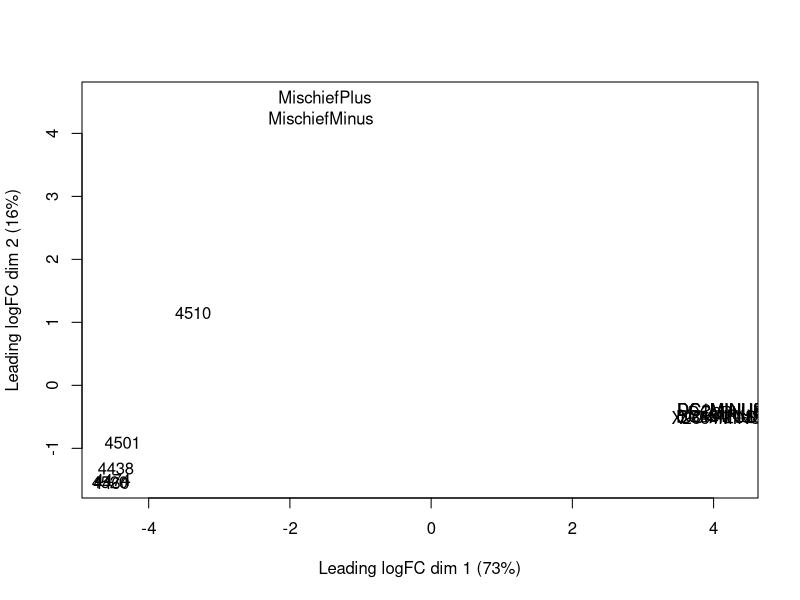
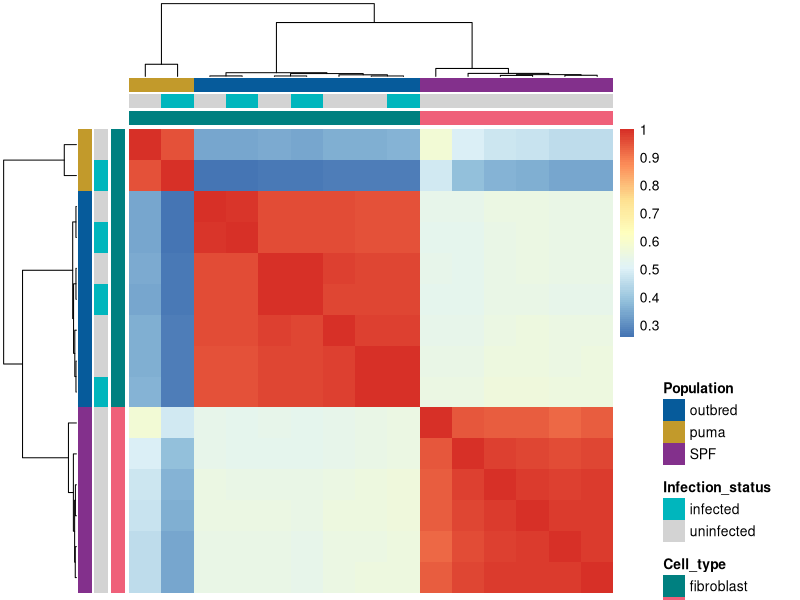
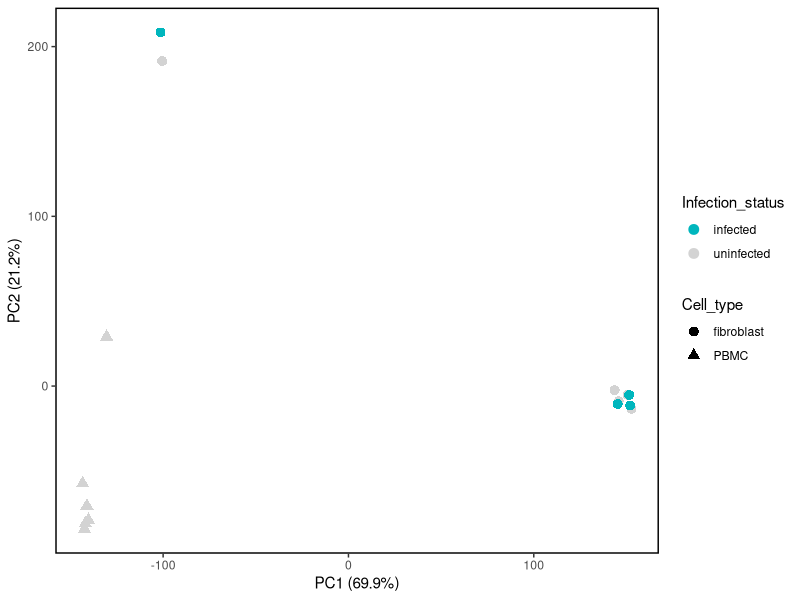

Generate these figures, in order, with R:
###

# This code is used to explore gene expression data and conduct expression tests in edgeR

# Dataset: endogenous/exogenous FeLV in vitro gene expression (fibroblasts infected and uninfected, PMBCs uninfected only)

#### This code will do the following ####
# 1. Generate a filtered and normalized DGElist of all sample data
# 2. Generate a logCPM counts matrix
# 3. Use logCPM counts matrix to generate sample correlation pheatmap
# 4. Use logCPM counts matrix to generate PCAs to test for batch effects and outliers
# 5. Subset counts and metadata dfs to only uninfected samples
# 6. Write raw counts and metadata files

# Preconditions: raw gene-level counts matrix (e.g. from STAR quantMode), metadata file with sample names that correspond to sample names in counts matrix

###

library(here)
library(tidyverse)
library(edgeR)
library(pheatmap)


#### 0. Get data ####
## counts
counts <- read_delim("genecounts_orthologs.txt", delim="\t") #genes as rows, samples as columns

## metadata
meta <- read_tsv("felv_metadata.tsv") %>% filter(id_inf != c("DC2Pool", "DC3Pool")) %>% filter(id_inf != "DC1PLUS") #remove samples that didn't sequence well
Cell_type=meta$cell_type
Infection_status=meta$status
Population=meta$population
cell_inf=paste(meta$cell_type, meta$status, sep="_")


#### 1. Create DGElist, filter by CPM, and calcNormFactors ####
## Create DGEList
dat.full <- DGEList(counts=counts[,2:16], group=cell_inf, genes = counts[,1])
# dat.full$samples$group

## Filter
keep_counts<-rowSums(cpm(counts[,2:16])>1) >= 0.25*ncol(dat.full) #filter >1 cpm in >= 1/2 of samples

dat.filt<-dat.full[which(keep_counts==T), , keep.lib.sizes=FALSE]
dim(dat.full)
dim(dat.filt)

dat.norm<-calcNormFactors(dat.filt)
dat.norm$samples #normalization factors and library size
plotMDS(dat.norm)


#### 2. Generate moderated, logCPM counts matrix for sample correlation and PCA ####
dat.logCPM <- cpm(dat.norm, log=TRUE, prior.count = 1, normalized.lib.sizes = TRUE)


#### 3. Generate sample correlation matrix and pheatmap ####
## annotate columns by tissue, treatment, and time
annotation_col1 <- data.frame(
  Cell_type,
  Infection_status,
  Population
)
rownames(annotation_col1) <- colnames(counts[,c(2:16)])

ann_colors1 = list(
  Cell_type =c(fibroblast="#008080",PBMC="#ef6079"),
  Infection_status = c(infected = "#00b6bd", uninfected = "lightgrey"),
  Population = c(outbred = "#065b9b", puma = "#c29a2b", SPF = "#83308c")
  )


## Generate pheatmap
# pdf(file="plots/sample_correlation_orthologs.pdf", width=9,height=7)
pheatmap(cor(dat.logCPM),
                            annotation_col=annotation_col1,
                            annotation_names_col=F,
                            annotation_colors=ann_colors1,
                            annotation_row=annotation_col1,
                            annotation_names_row=F,
                            angle_col= "45",
                            border_color = NA,
                            show_rownames = F,
                            show_colnames = F
                            #cutree_cols = 3,
                            #cutree_rows=3
)
# dev.off()


#### 4. Generate PCAs, look for outliers and batch effects ####
## Generate PCA
counts.pca<-prcomp(t(dat.logCPM))
s<-summary(counts.pca)
s$importance
scores<-as.data.frame(counts.pca$x)

Mischief <- scores[12,]
meta_mischief <- meta[12,]

## By cell type:
pca <- ggplot(data=scores, aes(x=PC1, y=PC2, group=Cell_type)) + 
  geom_point(aes(color=Infection_status, shape=Cell_type, size=Cell_type)) +
  scale_color_manual(values=c("#00b6bd", "lightgrey")) +
  scale_size_manual(values=c(3,3)) +
  theme(panel.border = element_rect(colour = "black", fill=NA, size=1)) +
  theme(panel.background = element_blank(), panel.grid = element_blank()) +
  xlab ("PC1 (69.9%)") +
  ylab ("PC2 (21.2%)") +
  guides(colour = guide_legend(override.aes = list(size=3)))
pca
# ggsave(file="plots/pca_all_orthologs.eps")


### 5. Subset counts and metadata dataframes to only uninfected samples ####
## Subset metadata df
## uninfected only
meta_uninf <- meta[meta$status=="uninfected",]

## Subset counts df using dplyr
## uninfected
counts_uninf <- counts[,c(1:9,11,13,15)]


#### 6. Write raw counts and metadata files for uninfected only ####
## Metadata
# write.table(meta_uninf,"results/edgeR/meta_uninf.txt", sep="\t", quote=F, row.names=F)

## Raw gene counts
# write.table(counts_uninf,"results/edgeR/counts_uninf.txt", sep="\t", quote=F, row.names=F)
